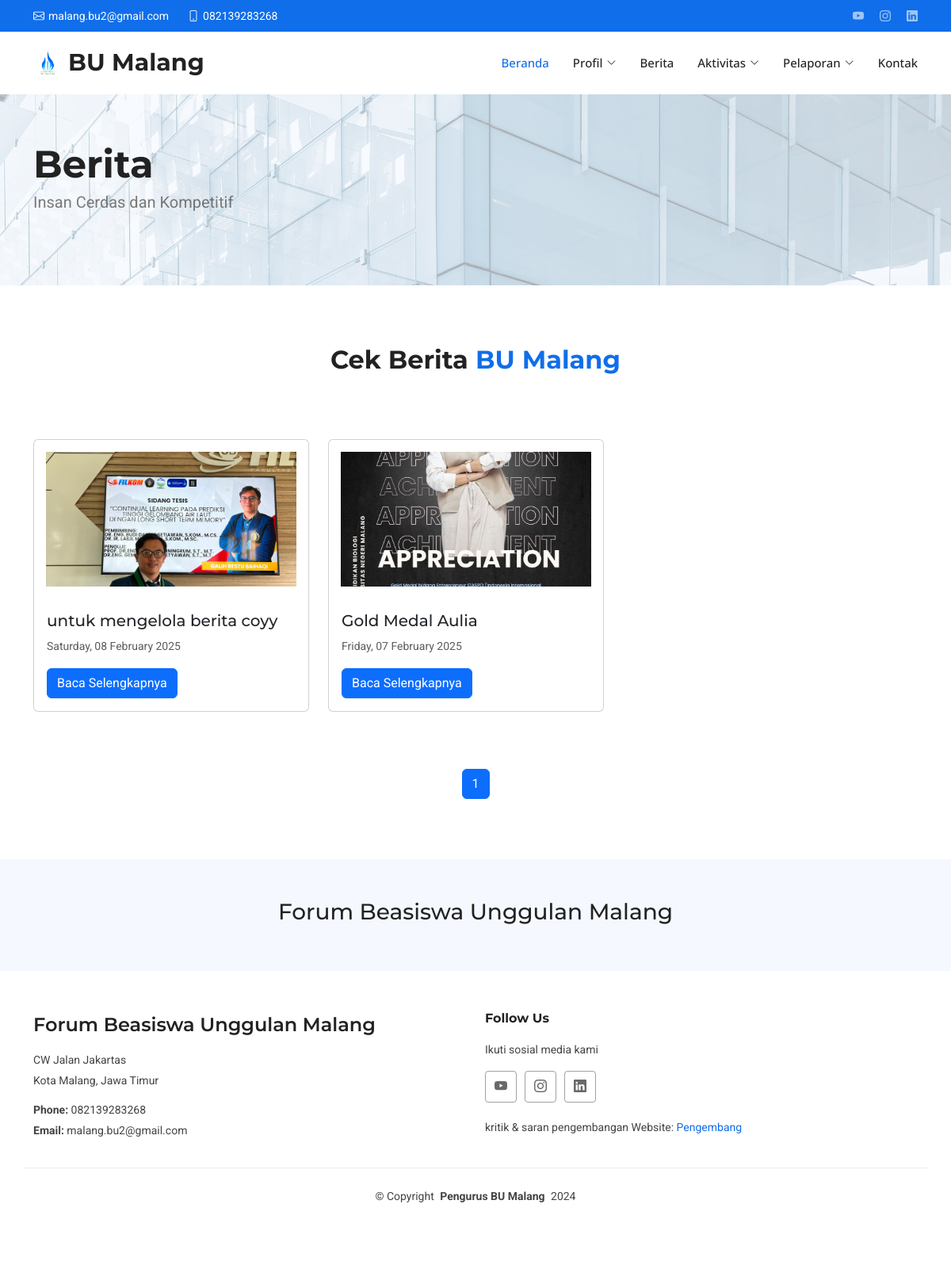
The app's page /pages/berita/berita.php with its own data.
### tables this page shows
CREATE TABLE `footer` (
  `id_footer` int(11) NOT NULL,
  `alamat_bu` varchar(255) NOT NULL,
  `nomor_bu` varchar(255) NOT NULL,
  `email_bu` varchar(255) NOT NULL,
  `youtube_bu` varchar(255) NOT NULL,
  `ig_bu` varchar(255) NOT NULL,
  `linkedin_bu` varchar(255) NOT NULL,
  `pengembang_bu` varchar(255) NOT NULL
);

CREATE TABLE `berita` (
  `id_berita` int(11) NOT NULL,
  `waktu` datetime NOT NULL,
  `judul_berita` varchar(255) NOT NULL,
  `isi_berita` longtext NOT NULL,
  `gambar` varchar(255) NOT NULL
);

### pages/berita/berita.php (the view, shortened to what this page needs)
<?php
include '../../connections/conn.php';
$contents = [];
$query = "SELECT id_berita, waktu, judul_berita, isi_berita, gambar FROM berita ORDER BY waktu DESC";
$result = $conn->query($query);
while ($row = $result->fetch_assoc()) {
    $contents[] = [
        "id_berita" => $row['id_berita'],
        "waktu" => date('l, d F Y', strtotime($row['waktu'])),
        "judul_berita" => $row['judul_berita'],
        "isi_berita" => $row['isi_berita'],
        "gambar" => $row['gambar']
    ];
}
$perPage = 6;
$total = count($contents);
$totalPages = ceil($total / $perPage);
$page = isset($_GET['page']) ? (int)$_GET['page'] : 1;
$page = max($page, 1);
$page = min($page, $totalPages);
$start = ($page - 1) * $perPage;
$displayContents = array_slice($contents, $start, $perPage);
$query = "SELECT * FROM footer";
$result = $conn->query($query);
$row = $result->fetch_assoc();
$footer = [
    "alamat_bu" => $row['alamat_bu'],
    "nomor_bu" => $row['nomor_bu'],
    "email_bu" => $row['email_bu'],
    "youtube_bu" => $row['youtube_bu'],
    "ig_bu" => $row['ig_bu'],
    "linkedin_bu" => $row['linkedin_bu'],
    "pengembang_bu" => $row['pengembang_bu'],
];
?>
<!DOCTYPE html>
<html lang="en">
<?php include '../../components/head.php' ?>
<body class="index-page">
    <header id="header" class="header sticky-top">
        <div class="topbar d-flex align-items-center">
            <div class="container d-flex justify-content-center justify-content-md-between">
                <div class="contact-info d-flex align-items-center">
                    <i class="bi bi-envelope d-flex align-items-center"><a href="<?= $footer['email_bu'] ?>"><?= $footer['email_bu'] ?></a></i>
                    <i class="bi bi-phone d-flex align-items-center ms-4"><span><?= $footer['nomor_bu'] ?></span></i>
                </div>
                <div class="social-links d-none d-md-flex align-items-center">
                    <a href="<?= $footer['youtube_bu'] ?>" class="youtube"><i class="bi bi-youtube"></i></a>
                    <a href="<?= $footer['ig_bu'] ?>" class="instagram"><i class="bi bi-instagram"></i></a>
                    <a href="<?= $footer['linkedin_bu'] ?>" class="linkedin"><i class="bi bi-linkedin"></i></a>
                </div>
            </div>
        </div>
        <div class="branding d-flex align-items-cente">
            <div class="container position-relative d-flex align-items-center justify-content-between">
                <?php include '../../components/navbar.php' ?>
            </div>
        </div>
    </header>
    <main class="main">
        <section id="hero" class="hero1 section light-background">
            <div class="container">
                <div class="row gy-4">
                    <div class="col-lg-8 order-2 order-lg-1 d-flex flex-column justify-content-center" data-aos="zoom-out">
                        <h1>Berita</h1>
                        <p>Insan Cerdas dan Kompetitif</p>
                    </div>
                </div>
            </div>
        </section>
        <section id="contents" class="contents section">
            <div class="container section-title" data-aos="fade-up">
                <p><span>Cek Berita</span> <span class="description-title">BU Malang</span></p>
            </div>
            <div class="container">
                <div class="row gy-3">
                    <div class="row gy-3">
                        <?php foreach ($displayContents as $content): ?>
                            <div class="col-md-4">
                                <div class="card mb-4">
                                    <?php if (!empty($content['gambar'])): ?>
                                        <img src="/BU-Malang-2025/adminbu/assets/assets/berita/<?= htmlspecialchars($content['gambar']); ?>"
                                            class="card-img-top" alt="Gambar Berita" style="width: 100%; height: 200px; object-fit: cover; padding: 15px">
                                    <?php else: ?>
                                        <div class="text-center p-4 text-muted">Tidak ada gambar</div>
                                    <?php endif; ?>
                                    <div class="card-body">
                                        <h5 class="card-title"><?= htmlspecialchars($content['judul_berita']); ?></h5>
                                        <p class="card-text"><small class="text-muted"><?= $content['waktu']; ?></small></p>
                                        <a href="pages/berita/pages-berita.php?id=<?= $content['id_berita']; ?>" class="btn btn-primary">Baca Selengkapnya</a>
                                    </div>
                                </div>
                            </div>
                        <?php endforeach; ?>
                    </div>
                </div>
                <nav>
                    <ul class="pagination justify-content-center pt-5">
                        <?php for ($i = 1; $i <= $totalPages; $i++): ?>
                            <li class="page-item <?= $i == $page ? 'active' : ''; ?>">
                                <a class="page-link" href="<?= $_SERVER['PHP_SELF']; ?>?page=<?= $i; ?>"><?= $i; ?></a>
                            </li>
                        <?php endfor; ?>
                    </ul>
                </nav>
            </div>
        </section>
    </main>
    <footer id="footer" class="footer">
        <div class="footer-newsletter">
            <div class="container">
                <div class="row justify-content-center text-center">
                    <div class="col-lg-6">
                        <h3>Forum Beasiswa Unggulan Malang</h5>
                    </div>
                </div>
            </div>
        </div>
        <div class="container footer-top">
            <?php include '../../components/footer.php' ?>
        </div>
        <div class="container copyright text-center mt-4">
            <p>© <span>Copyright</span> <strong class="px-1 sitename">Pengurus BU Malang</strong> <span>2024</span></p>
        </div>
    </footer>
</body>
</html>

### components/footer.php
<div class="row gy-4">
    <div class="col-lg-6 col-md-12 footer-about">
        <a href="index.html" class="d-flex align-items-center">
            <span class="sitename">Forum Beasiswa Unggulan Malang</span>
        </a>
        <div class="footer-contact pt-3">
            <p><?= $footer['alamat_bu'] ?></p>
            <p>Kota Malang, Jawa Timur</p>
            <p class="mt-3"><strong>Phone:</strong> <span><?= $footer['nomor_bu'] ?></span></p>
            <p><strong>Email:</strong> <span><?= $footer['email_bu'] ?></span></p>
        </div>
    </div>
    <div class="col-lg-6 col-md-12">
        <h4>Follow Us</h4>
        <p>Ikuti sosial media kami</p>
        <div class="social-links d-flex">
            <a href="<?= $footer['youtube_bu'] ?>" target="_blank"><i class="bi bi-youtube"></i></a>
            <a href="<?= $footer['ig_bu'] ?>" target="_blank"><i class="bi bi-instagram"></i></a>
            <a href="<?= $footer['linkedin_bu'] ?>" target="_blank"><i class="bi bi-linkedin"></i></a>
        </div>
        <br>
        <p>kritik & saran pengembangan Website: <a href="https://wa.me/<?= $footer['pengembang_bu'] ?>" target="_blank">Pengembang</a> </p>
    </div>
</div>

### assets/css/main.css (style rules this page uses)
:root { --default-font: "Roboto", system-ui, -apple-system, "Segoe UI", Roboto, "Helvetica Neue", Arial, "Noto Sans", "Liberation Sans", sans-serif, "Apple Color Emoji", "Segoe UI Emoji", "Segoe UI Symbol", "Noto Color Emoji"; --heading-font: "Montserrat", sans-serif; --nav-font: "Open Sans", sans-serif; }
:root { --background-color: #ffffff; --default-color: #444444; --heading-color: #222222; --accent-color: #106eea; --surface-color: #ffffff; --contrast-color: #ffffff; }
:root { --nav-color: #222222; --nav-hover-color: #106eea; --nav-mobile-background-color: #ffffff; --nav-dropdown-background-color: #ffffff; --nav-dropdown-color: #222222; --nav-dropdown-hover-color: #106eea; }
.light-background { --background-color: #f5f9ff; --surface-color: #ffffff; }
:root { scroll-behavior: smooth; }
body { color: var(--default-color); background-color: var(--background-color); font-family: var(--default-font); }
a { color: var(--accent-color); text-decoration: none; transition: 0.3s; }
h1, h2, h3, h4, h5, h6 { color: var(--heading-color); font-family: var(--heading-font); }
.header { color: var(--default-color); transition: all 0.5s; z-index: 997; background-color: var(--background-color); }
.header .topbar { background-color: var(--accent-color); height: 40px; padding: 0; font-size: 14px; transition: all 0.5s; }
.header .topbar .contact-info i { font-style: normal; color: var(--contrast-color); }
.header .topbar .contact-info i a, .header .topbar .contact-info i span { padding-left: 5px; color: var(--contrast-color); }
.header .topbar .contact-info i a { line-height: 0; transition: 0.3s; }
.header .topbar .social-links a { color: color-mix(in srgb, var(--contrast-color), transparent 40%); line-height: 0; transition: 0.3s; margin-left: 20px; }
.header .branding { background-color: var(--background-color); min-height: 60px; padding: 10px 0; }
.footer { color: var(--default-color); background-color: var(--background-color); font-size: 14px; padding-bottom: 50px; position: relative; }
.footer .footer-newsletter { background-color: color-mix(in srgb, var(--accent-color), transparent 96%); padding: 50px 0; }
.footer .footer-top { padding-top: 50px; }
.footer .social-links a { display: flex; align-items: center; justify-content: center; width: 40px; height: 40px; border-radius: 4px; border: 1px solid color-mix(in srgb, var(--default-color), transparent 50%); font-size: 16px; color: color-mix(in srgb, var(--default-color), transparent 20%); margin-right: 10px; transition: 0.3s; }
.footer h4 { font-size: 16px; font-weight: bold; position: relative; padding-bottom: 12px; }
.footer .footer-about a { color: var(--heading-color); font-size: 24px; font-weight: 600; font-family: var(--heading-font); }
.footer .footer-contact p { margin-bottom: 5px; }
.footer .copyright { padding-top: 25px; padding-bottom: 25px; border-top: 1px solid color-mix(in srgb, var(--default-color), transparent 90%); }
.footer .copyright p { margin-bottom: 0; }
section, .section { color: var(--default-color); background-color: var(--background-color); padding: 60px 0; scroll-margin-top: 78px; overflow: clip; }
.section-title { text-align: center; padding-bottom: 60px; position: relative; }
.section-title p { color: var(--heading-color); margin: 10px 0 0 0; font-size: 32px; font-weight: 700; font-family: var(--heading-font); }
.section-title p .description-title { color: var(--accent-color); }
.hero1 { width: 100%; min-height: 20vh; position: relative; padding: 60px 0; display: flex; align-items: center; background: url("../img/hero-bg.jpg") top left; background-size: cover; }
.hero1:before { content: ""; background: color-mix(in srgb, var(--background-color), transparent 30%); position: absolute; bottom: 0; top: 0; left: 0; right: 0; }
.hero1 .container { position: relative; }
.hero1 h1 { margin: 0; font-size: 48px; font-weight: 700; line-height: 56px; }
.hero1 p { color: color-mix(in srgb, var(--default-color), transparent 30%); margin: 5px 0 30px 0; font-size: 20px; font-weight: 400; }

### records on screen
footer: email_bu "malang.bu2@gmail.com", nomor_bu "082139283268", alamat_bu "CW Jalan Jakartas"
berita: gambar (picture), judul_berita "untuk mengelola berita coyy", waktu "Saturday, 08 February 2025"
berita: gambar (picture), judul_berita "Gold Medal Aulia", waktu "Friday, 07 February 2025"
